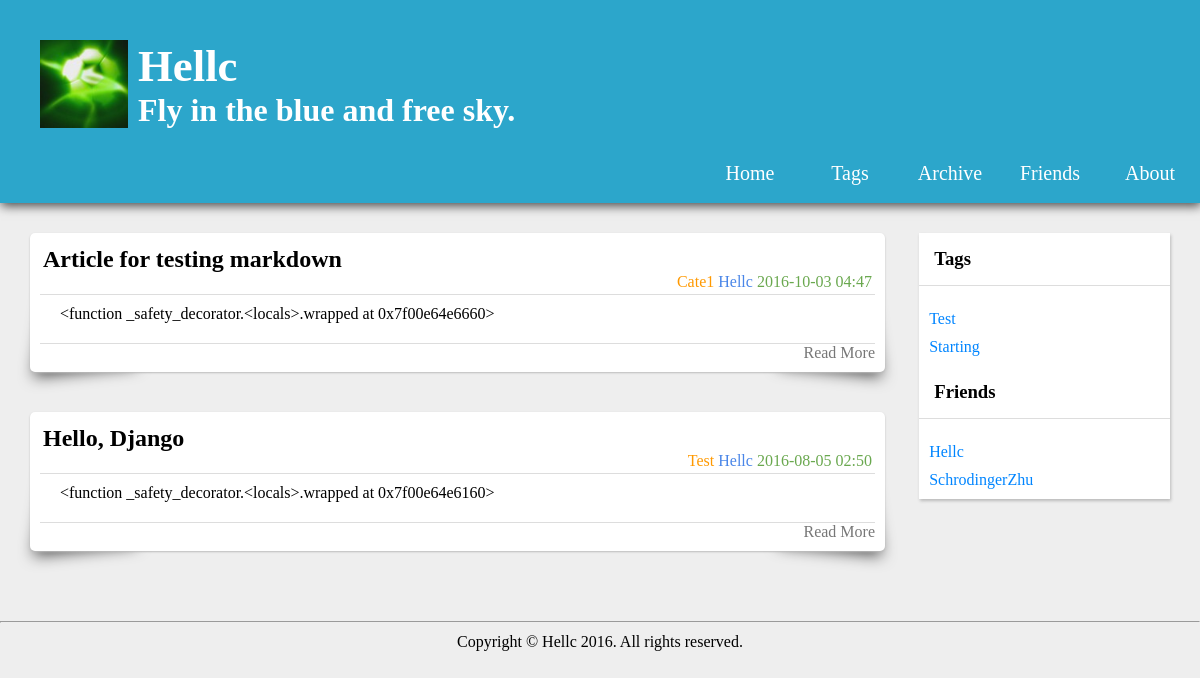
The app's page /, older data.
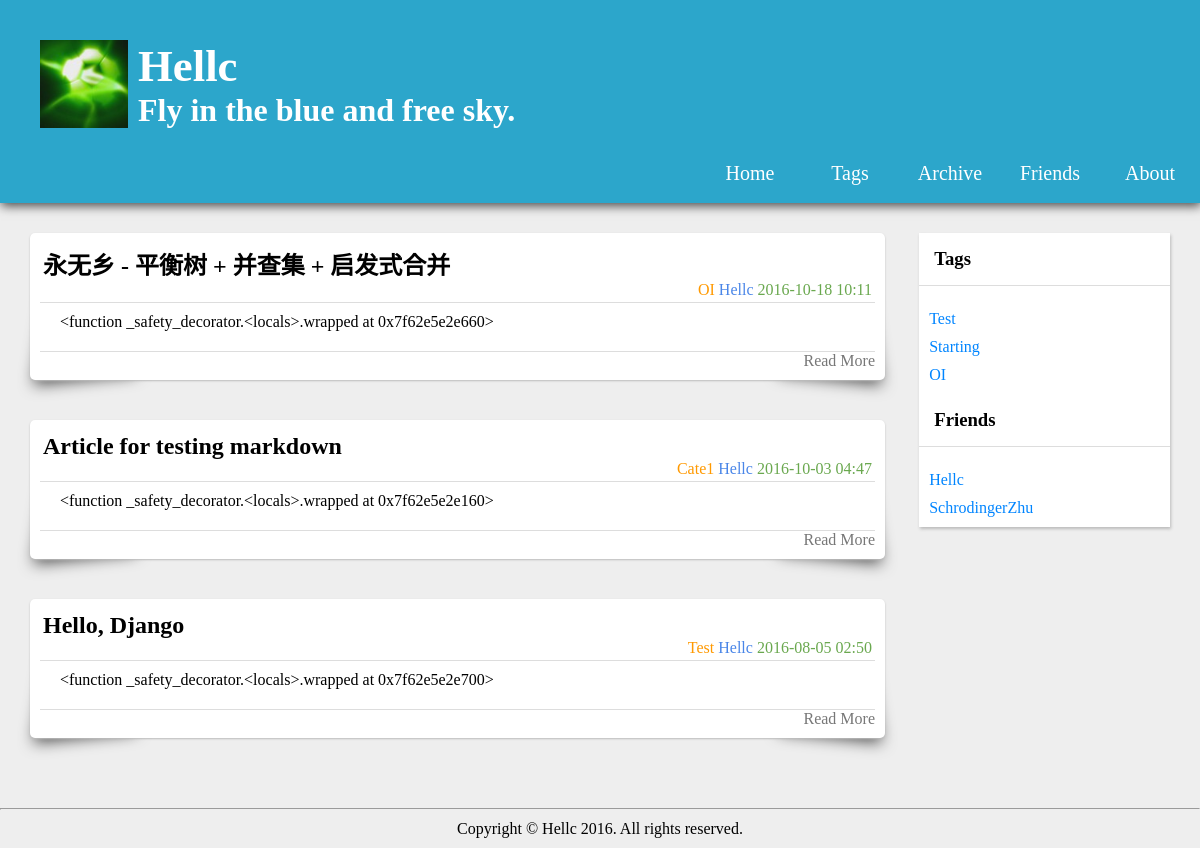
The same page, newer data.
### Blog/models.py (models this page shows, shortened)
class Article(models.Model):
    title = models.CharField("Title", max_length = 32)
    author = models.CharField("Author", max_length = 16)
    content = models.TextField("Content")
    createTime = models.DateTimeField("CreateTime", auto_now_add = True)
    category = models.ForeignKey(Category, verbose_name = "Category")
    tags = models.ManyToManyField(Tag, verbose_name = "Tag", related_name = "articles")

class Category(models.Model):
    name = models.CharField("Name", max_length = 16)

class Tag(models.Model):
    name = models.CharField("Name", max_length = 16)

class FriendLink(models.Model):
    name = models.CharField("Name", max_length = 16)
    link = models.URLField("Link")

### Blog/views.py (the view)
# urls.py: url(r'^$', getArticles, name = "BlogGetArticles"),
def getArticles(request):
    ctx = getBaseContent()
    ctx.update({
        "articles" : Article.objects.all().order_by("-createTime"),
    })
    return render(request, 'article-list.html', ctx)

### Blog/templatetags/markdownRender.py (called while the page is built)
@register.filter(name = "markdownRender", is_safe = True)
@stringfilter
def renderMarkdown(src):
    return mark_safe(markdown(src))

### Blog/templatetags/trunc.py (called while the page is built)
@register.filter(name = "trunc")
@stringfilter
def trunc(src):
    i = src.find(readMoreSeparator)
    if i != -1:
        return src[:i]
    else:
        return src

### Blog/views.py (called while the page is built)
def getBaseContent():
    return {
        "tags" : Tag.objects.all(),
        "friendLinks" : FriendLink.objects.all()
    }

### templates/article-list.html (shortened to what this page needs)
{% extends "parts/base.html" %}
{% load trunc %}
{% load markdownRender %}
{% load static %}
{% block style %}
<link rel = "stylesheet" type = "text/css" href = "{% static 'css/article-list.css' %}" />
<link rel = "stylesheet" type = "text/css" href = "{% static 'css/parts/markdown.css' %}" />
<link rel = "stylesheet" type = "text/css" href = "{% static 'css/parts/highlight.css' %}" />
{% endblock %}
{% block content %}
<div id = "Articles">
    {% for article in articles %}
    <article class = "Article">
        <header class = "ArticleHeader">
            <div class = "Title">
                <h1>
                    <a href = "{% url 'BlogGetDetail' article.id %}">
                        {{ article.title }}
                    </a>
                </h1>
            </div>
            <div class = "Info">
                <span class = "Category">
                    {{ article.category.name }}
                </span>
                <span class = "Author">
                    {{ article.author }}
                </span>
                <span class = "CreateTime">
                    {{ article.createTime | date:"Y-m-d H:i" }}
                </span>
            </div>
        </header>
        <div class = "Summary Markdown">
            {{ article.content | trunc | markdownRender }}
        </div>
        <footer class = "ArticleFooter">
            <a href = "{% url 'BlogGetDetail' article.id %}" class = "ReadMore"> Read More </a>
        </footer>
    </article>
    {% endfor %}
</div>
{% endblock %}

### templates/parts/base.html (shortened to what this page needs)
<!DOCTYPE html>
{% load static %}
<html>
<head>
    <link rel = "stylesheet" type = "text/css" href = "{% static 'css/parts/header.css' %}" />
    <link rel = "stylesheet" type = "text/css" href = "{% static 'css/parts/sidebar.css' %}" />
    <link rel = "stylesheet" type = "text/css" href = "{% static 'css/parts/main.css' %}" />
    <link rel = "stylesheet" type = "text/css" href = "{% static 'css/parts/footer.css' %}" />
    {% block style %} {% endblock %}
</head>
<body>
{% include "parts/header.html" %}
<div id = "Content">
    <div id = Wrapper>
        {% block content %} {% endblock %}
    </div>
    {% include "parts/sidebar.html"%}
</div>
{% include "parts/footer.html" %}
</body>
</html>

### templates/parts/header.html
{% load static %}
<header id = "PageHeader">
    <div id = "BlogHeader">
        <div id = "BlogImgLogo">
            <img src = "{% static 'img/HellcLogo.jpg'%}" alt = "Hellc"/>
        </div>
        <div id = "BlogTextLogo">
            <div id = "BlogName">
                <h1> Hellc </h1>
            </div>
            <div id = "BlogMotto">
                <h2> Fly in the blue and free sky. </h2>
            </div>
        </div>
    </div>
    <nav id = "BlogNav">
        <ul>
            <li>
                <a href = "{% url 'BlogGetArticles' %}" class = "NavLink"> Home </a>
            </li>
            <li>
                <a href = "#" class = "NavLink"> Tags </a>
            </li>
            <li>
                <a href = "#" class = "NavLink"> Archive </a>
            </li>
            <li>
                <a href = "#" class = "NavLink"> Friends </a>
            </li>
            <li>
                <a href = "#" class = "NavLink"> About </a>
            </li>
        </ul>
    </nav>
</header>

### templates/parts/sidebar.html
<aside id = "Sidebar">
    <div id = "Tags">
        <h3 class = "Title">
            Tags
        </h3>
        {% for tag in tags %}
        <div class = "EachTag">
            <a href = "{% url 'BlogGetArticlesByTag' tag.name %}"> {{ tag.name }} </a>
        </div>
        {% endfor %}
    </div>
    <div id = "FriendLinks">
        <h3 class = "Title">
            Friends
        </h3>
        {% for friendLink in friendLinks%}
        <div class = "EachFriendLink">
            <a href = "{{ friendLink.link }}" target = "_blank"> {{ friendLink.name }} </a>
        </div>
        {% endfor %}
    </div>
</aside>

### templates/parts/footer.html
<footer id = "PageFooter">
    <hr/>
    <p> Copyright &copy; Hellc 2016. All rights reserved. </p>
</footer>

### Blog/static/css/parts/header.css (style rules this page uses)
#PageHeader { background: #2CA6CB; padding-top: 40px; padding-left: 40px; padding-bottom: 10px; box-shadow: 1px 3px 10px rgba(0,0,0,0.7); }
#BlogHeader { overflow: hidden; }
#BlogTextLogo { float: left; margin-left: 10px; }
#BlogImgLogo { float: left; }
#BlogImgLogo img { width: 5.5em; }
#BlogName h1 { font-size: 280%; color: #FFFFFF; font-family: "consolas", "Ubuntu Mono", "Microsoft YaHei", Georgia, 'Times New Roman', Times, 'Songti SC', SimSun, serif; }
#BlogMotto h2 { font-size: 200%; color: #FFFFFF; font-family: "consolas", "Ubuntu Mono", "Microsoft YaHei", Georgia, 'Times New Roman', Times, 'Songti SC', SimSun, serif; }
#BlogNav { overflow: hidden; }
#BlogNav ul { list-style: none; float: right; }
#BlogNav ul li { text-align: center; float: left; }
#BlogNav a.NavLink { display: block; height: 40px; line-height: 40px; width: 100px; background-color: #2CA6CB; color: #FFFFFF; font-family: Georgia; font-size: 20px; }

### Blog/static/css/parts/sidebar.css (style rules this page uses)
#Sidebar { width: 22%; float: right; background: #FFFFFF; box-shadow: 1px 2px 3px #BBBBBB; }
#Sidebar .Title { font-family: "consolas", "Ubuntu Mono", "Microsoft YaHei", Georgia, 'Times New Roman', Times, 'Songti SC', SimSun, serif; border-bottom: 1px solid #DDDDDD; padding: 15px; }
#Tags .EachTag { margin: 10px; }
#FriendLinks .EachFriendLink { margin: 10px; }

### Blog/static/css/parts/main.css (style rules this page uses)
* { margin: 0; padding: 0; }
body { background: #EEEEEE; }
a { text-decoration: none; color: #0085FF; }
#Wrapper { width: 75%; float: left; }
#Content { padding: 30px; overflow: hidden; }

### Blog/static/css/parts/footer.css (style rules this page uses)
#PageFooter { text-align: center; }
#PageFooter hr { color: #DDDDDD; font-family: "consolas", "Ubuntu Mono", "Microsoft YaHei", Georgia, 'Times New Roman', Times, 'Songti SC', SimSun, serif; }
#PageFooter p { color: #000000; font-family: "Ubuntu mono", "Georgia"; padding: 10px; }

### Blog/static/css/article-list.css (style rules this page uses)
#Articles .Article { background-color: #FFFFFF; box-shadow: 0px 1px 2px #BBBBBB; margin-bottom: 40px; padding: 10px; border-radius: 5px; position: relative; }
#Articles .Article:before { transform: skew(-15deg) rotate(-6deg); left: 15px; }
#Articles .Article:after { transform: skew(15deg) rotate(6deg); right: 15px; }
#Articles .Article:before, #Articles .Article:after { width: 100px; height: 100px; content: ' '; box-shadow: 0 15px 15px rgba(0,0,0,0.7); position: absolute; bottom: 15px; z-index: -1; }
#Articles .Article .Summary { margin-left: 10px; padding: 10px; }
.ArticleHeader { border-bottom: 1px solid #DDDDDD; overflow: hidden; padding: 3px; }
.ArticleHeader .Title a { font-family: "consolas", "Ubuntu Mono", "Microsoft YaHei", Georgia, 'Times New Roman', Times, 'Songti SC', SimSun, serif; color: #000000; }
.ArticleHeader .Info { float: right; }
.ArticleHeader .Info .Category { color: #FF9900; }
.ArticleHeader .Info .Author { color: #4A86E8; }
.ArticleHeader .Info .CreateTime { color: #6AA84F; }
.ArticleFooter { border-top: 1px solid #DDDDDD; margin-top: 10px; overflow: hidden; }
.ArticleFooter .ReadMore { color: #777777; float: right; }

### Blog/static/css/parts/markdown.css (style rules this page uses)
.Markdown h1, h2, h3, h4, h5, h6 { font-weight: 600; margin-bottom: 24px; }

Row changes from the older to the newer data that the page shows:
added Article: title "永无乡 - 平衡树 + 并查集 + 启发式合并", category.name "OI", author "Hellc", createTime "2016-10-18 10:11", content "<function _safety_decorator.<locals>.wrapped at 0x7f62e5e2e660>"
computed for Article "Article for testing markdown": content "<function _safety_decorator.<locals>.wrapped at 0x7f00e64e6660>" → "<function _safety_decorator.<locals>.wrapped at 0x7f62e5e2e160>"
computed for Article "Hello, Django": content "<function _safety_decorator.<locals>.wrapped at 0x7f00e64e6160>" → "<function _safety_decorator.<locals>.wrapped at 0x7f62e5e2e700>"
added Tag: name "OI"
